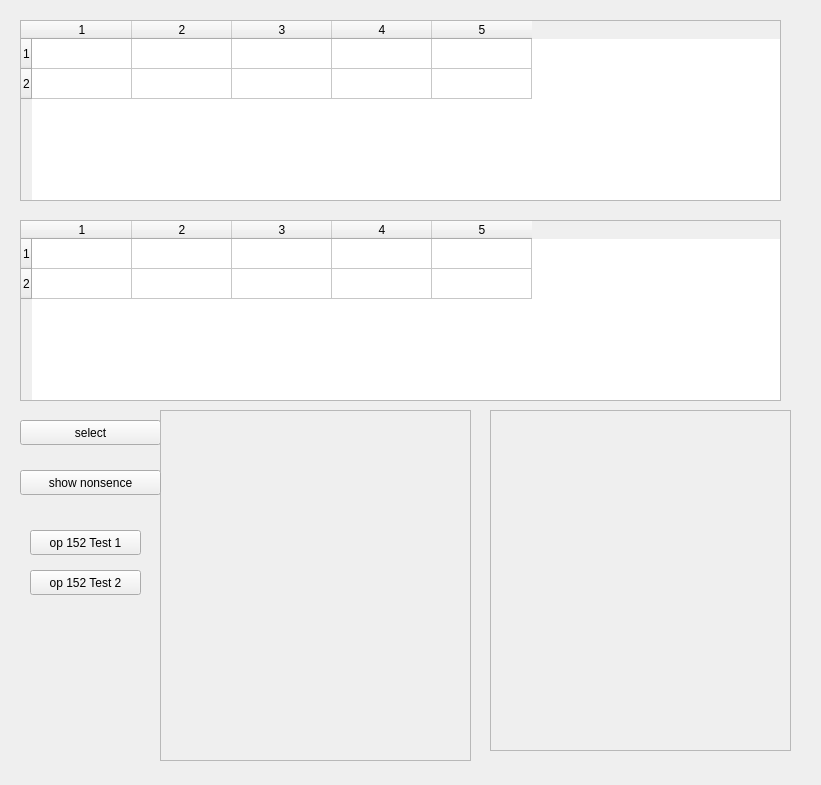
<ui version="4.0" >
 <class>TableWidgetMultMatchTestFrameClass</class>
 <widget class="QFrame" name="TableWidgetMultMatchTestFrameClass" >
  <property name="geometry" >
   <rect>
    <x>0</x>
    <y>0</y>
    <width>821</width>
    <height>785</height>
   </rect>
  </property>
  <property name="windowTitle" >
   <string>TableWidgetMultMatchTestFrame</string>
  </property>
  <widget class="QPushButton" name="button_Select" >
   <property name="geometry" >
    <rect>
     <x>20</x>
     <y>420</y>
     <width>141</width>
     <height>25</height>
    </rect>
   </property>
   <property name="text" >
    <string>select</string>
   </property>
  </widget>
  <widget class="BasarTableWidget" name="tableWidget" >
   <property name="geometry" >
    <rect>
     <x>20</x>
     <y>20</y>
     <width>761</width>
     <height>181</height>
    </rect>
   </property>
   <property name="rowCount" >
    <number>2</number>
   </property>
   <property name="columnCount" >
    <number>5</number>
   </property>
   <row/>
   <row/>
   <column/>
   <column/>
   <column/>
   <column/>
   <column/>
  </widget>
  <widget class="BasarTableWidget" name="tableWidget_2" >
   <property name="geometry" >
    <rect>
     <x>20</x>
     <y>220</y>
     <width>761</width>
     <height>181</height>
    </rect>
   </property>
   <property name="rowCount" >
    <number>2</number>
   </property>
   <property name="columnCount" >
    <number>5</number>
   </property>
   <row/>
   <row/>
   <column/>
   <column/>
   <column/>
   <column/>
   <column/>
  </widget>
  <widget class="TableWidgetMultMatchSelectFrame" name="frameMatcherSelect1" >
   <property name="geometry" >
    <rect>
     <x>160</x>
     <y>410</y>
     <width>311</width>
     <height>351</height>
    </rect>
   </property>
   <property name="frameShape" >
    <enum>QFrame::StyledPanel</enum>
   </property>
   <property name="frameShadow" >
    <enum>QFrame::Raised</enum>
   </property>
  </widget>
  <widget class="TableWidgetMultMatchSelectFrame" name="frameMatcherSelect2" >
   <property name="geometry" >
    <rect>
     <x>490</x>
     <y>410</y>
     <width>301</width>
     <height>341</height>
    </rect>
   </property>
   <property name="frameShape" >
    <enum>QFrame::StyledPanel</enum>
   </property>
   <property name="frameShadow" >
    <enum>QFrame::Raised</enum>
   </property>
  </widget>
  <widget class="QPushButton" name="button_shownonsence" >
   <property name="geometry" >
    <rect>
     <x>20</x>
     <y>470</y>
     <width>141</width>
     <height>25</height>
    </rect>
   </property>
   <property name="text" >
    <string>show nonsence</string>
   </property>
  </widget>
  <widget class="QPushButton" name="pushButton" >
   <property name="geometry" >
    <rect>
     <x>30</x>
     <y>530</y>
     <width>111</width>
     <height>25</height>
    </rect>
   </property>
   <property name="text" >
    <string>op 152 Test 1</string>
   </property>
  </widget>
  <widget class="QPushButton" name="pushButton_2" >
   <property name="geometry" >
    <rect>
     <x>30</x>
     <y>570</y>
     <width>111</width>
     <height>25</height>
    </rect>
   </property>
   <property name="text" >
    <string>op 152 Test 2</string>
   </property>
  </widget>
 </widget>
 <layoutdefault spacing="6" margin="11" />
 <customwidgets>
  <customwidget>
   <class>BasarTableWidget</class>
   <extends>QTableWidget</extends>
   <header>libbasarqtwidget_tablewidget.h</header>
  </customwidget>
  <customwidget>
   <class>TableWidgetMultMatchSelectFrame</class>
   <extends>QFrame</extends>
   <header>tablewidgetmultmatchselectframe.h</header>
   <container>1</container>
  </customwidget>
 </customwidgets>
 <resources/>
 <connections/>
</ui>
